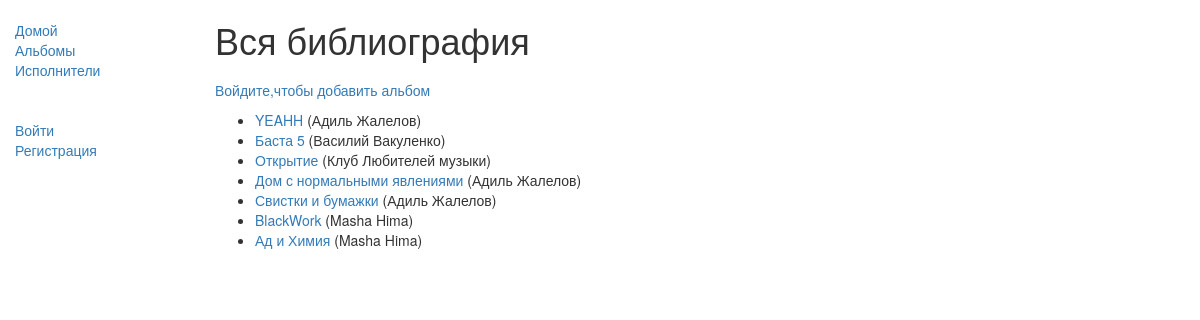
The page /again/album/ on the database its author committed.
### again/models.py (models this page shows, shortened)
class Album(models.Model):
    title = models.CharField(max_length=200)
    author = models.ForeignKey('Author', on_delete=models.SET_NULL, null=True)
    genre = models.ManyToManyField(Genre, help_text="Select a genre for this album")
    writer = models.ForeignKey(get_user_model(), on_delete=models.SET_NULL, related_name='posts', null=True, default=None)
    def get_absolute_url(self):
        return reverse('album-detail', args=[str(self.id)])

class Author(models.Model):
    first_name = models.CharField(max_length=100)
    last_name = models.CharField(max_length=100)
    def __str__(self):
        return '%s %s' % (self.first_name, self.last_name)

### again/views.py (the view)
class AlbumListView(generic.ListView):
    model = Album
    context_object_name = 'my_album_list'   # ваше собственное имя переменной контекста в шаблоне
    template_name = 'again/albumList.html'  # Определение имени вашего шаблона и его расположения
    def get_context_data(self, **kwargs):
        context = super(AlbumListView, self).get_context_data(**kwargs)
        context['some_data'] = 'This is just some data'
        return context

### again/templates/again/albumList.html
{% extends "base_generic.html" %}
{% block content %}
    <h1>Вся библиография</h1>
    <ul class="sidebar-nav">
      {% if user.is_authenticated %}
        <li><a href="{% url 'album-create' %}">Добавить альбом</li>
      {% else %}
        <li><a href="{% url 'users:login'%}?next={{request.path}}">Войдите,чтобы добавить альбом </a></li>
      {% endif %}
     </ul>
    {% if my_album_list %}
    <ul>
      {% for album in my_album_list %}
      <li>
        <a href="{{ album.get_absolute_url }}">{{ album.title }}</a> ({{album.author}})
      </li>
      {% endfor %}
    </ul>
    {% else %}
      <p>There are no album in the library.</p>
    {% endif %}
{% endblock %}

### again/static/css/styles.css (style rules this page uses)
.sidebar-nav { margin-top: 20px; padding: 0; list-style: none; }

### rows shown on the page
Album: title "YEAHH", author "Адиль Жалелов"
Album: title "Баста 5", author "Василий Вакуленко"
Album: title "Открытие", author "Клуб Любителей музыки"
Album: title "Дом с нормальными явлениями", author "Адиль Жалелов"
Album: title "Свистки и бумажки", author "Адиль Жалелов"
Album: title "BlackWork", author "Masha Hima"
Album: title "Ад и Химия", author "Masha Hima"
